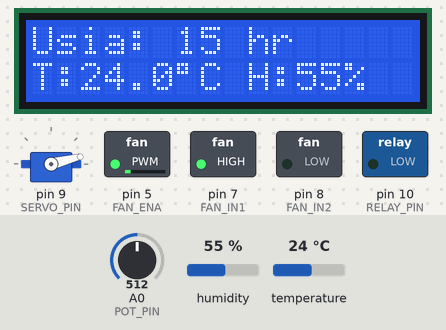
This sketch was run on a simulated Arduino Uno, built with avr-gcc and run on an emulated ATmega328P. On the bench: servo, 16×2 character LCD, switched loads named in the sketch (green lamp = pin HIGH). Inputs (shaded band) come from the test bench; at power-on: temperature 24 °C, A0 (POT_PIN) = 512, humidity 55 %. What the sketch prints to the serial monitor is not drawn.

Above: at 1.2 s.
1.3 s: temperature set to 33 °C
At 4.6 s:
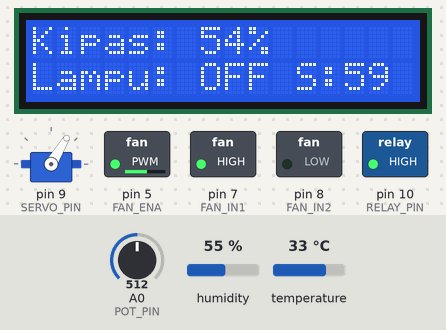
8.1 s: A0 (POT_PIN) set to 265
At 8.9 s:
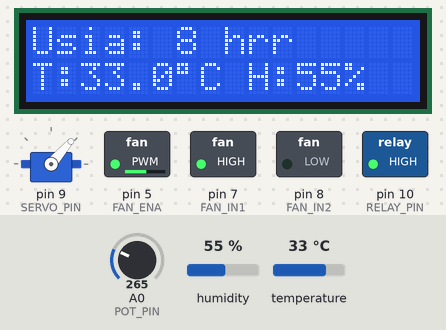
11.3 s: A0 (POT_PIN) set to 228
At 17.2 s:
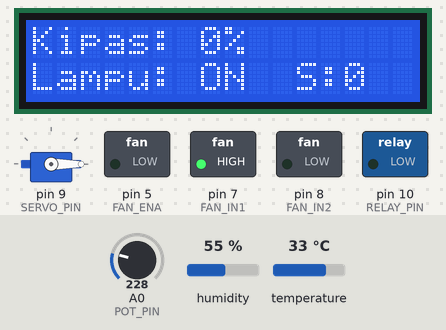
17.7 s: temperature set to 34.1 °C
At 20.2 s:
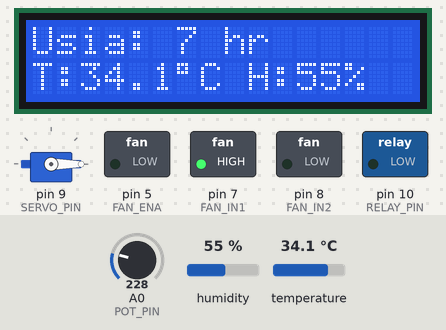
24.0 s: temperature set to 35.3 °C
At 26.4 s:
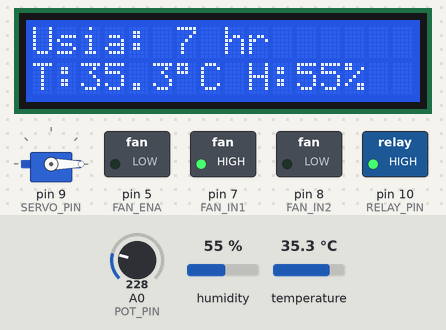
30.4 s: A0 (POT_PIN) set to 200
At 36.0 s:
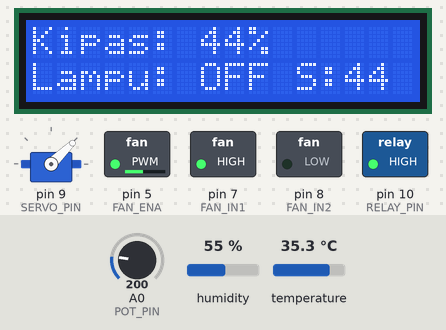
Timing chart, 0 to 37.5 s (numbered marks = the images above; inputs shaded):
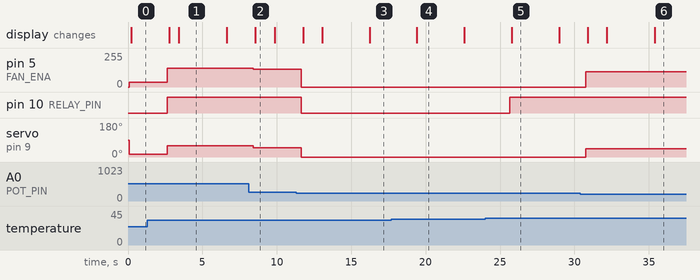

The sketch:

dht_servo_display_i2c.ino
```cpp
#include <Servo.h>
#include "DHT.h"
#include <Wire.h>
#include <hd44780.h>
#include <hd44780ioClass/hd44780_I2Cexp.h>

// --- PIN SETUP ---
#define DHTPIN 4
#define DHTTYPE DHT22
#define FAN_ENA 5
#define FAN_IN1 7
#define FAN_IN2 8
#define SERVO_PIN 9
#define POT_PIN A0
#define RELAY_PIN 10

// --- OBJEK ---
DHT dht(DHTPIN, DHTTYPE);
Servo ventilasi;
hd44780_I2Cexp lcd;

// --- VARIABEL GLOBAL ---
bool lampuNyala = false;
unsigned long previousMillis = 0;
const long interval = 3000;
int lcdPage = 0;

// --- Struct Output ---
struct Output {
  float kipas_pwm;
  float sudut_servo;
};

// Fungsi keanggotaan linear naik
float fuzzyUp(float x, float a, float b) {
  return constrain((x - a) / (b - a), 0, 1);
}

// Fungsi keanggotaan linear turun
float fuzzyDown(float x, float a, float b) {
  return constrain((b - x) / (b - a), 0, 1);
}

// Fungsi keanggotaan segitiga
float fuzzyTri(float x, float a, float b, float c) {
  if (x <= a || x >= c) return 0;
  else if (x == b) return 1;
  else if (x < b) return (x - a) / (b - a);
  else return (c - x) / (c - b);
}

// --- FIS Sugeno (36 aturan) ---
Output sugenoFIS(float suhu, float kelembapan, int usia) {
  // Fuzzifikasi
  float dingin = fuzzyDown(suhu, 25, 30);
  float normal = fuzzyUp(suhu, 28, 31) * fuzzyDown(suhu, 28, 33);
  float panas = fuzzyUp(suhu, 31, 36);

  float kering = fuzzyDown(kelembapan, 50, 60);
  float ideal = fuzzyUp(kelembapan, 50, 60) * fuzzyDown(kelembapan, 60, 70);
  float basah = fuzzyUp(kelembapan, 65, 75);

  float bayi = fuzzyDown(usia, 0, 7);
  float muda = fuzzyTri(usia, 7, 10, 14);
  float remaja = fuzzyTri(usia, 14, 18, 23);
  float tua = fuzzyUp(usia, 24, 30);

  // Aturan (36 aturan, contoh disederhanakan)
  struct Rule {
    float alpha;
    float pwm;
    float servo;
  };

  Rule rules[36];
  int i = 0;
  float suhuMF[3] = {dingin, normal, panas};
  float humMF[3] = {kering, ideal, basah};
  float usiaMF[4] = {bayi, muda, remaja, tua};
  float pwmTable[4][3][3] = {
    // bayi
    {
      {50, 80, 100},  // dingin
      {60, 100, 150}, // normal
      {80, 150, 200}  // panas
    },
    // muda
    {
      {30, 70, 100},
      {60, 120, 170},
      {100, 170, 220}
    },
    // remaja
    {
      {20, 50, 100},
      {50, 100, 180},
      {100, 180, 240}
    },
    // tua
    {
      {10, 50, 90},
      {40, 100, 180},
      {100, 180, 255}
    }
  };
  float servoTable[4][3][3] = {
    // bayi
    {
      {10, 20, 30},
      {20, 40, 60},
      {30, 60, 90}
    },
    // muda
    {
      {10, 20, 30},
      {30, 45, 60},
      {40, 60, 90}
    },
    // remaja
    {
      {10, 20, 30},
      {30, 45, 60},
      {50, 70, 90}
    },
    // tua
    {
      {10, 20, 30},
      {30, 50, 70},
      {60, 75, 90}
    }
  };

  for (int u = 0; u < 4; u++) {
    for (int s = 0; s < 3; s++) {
      for (int h = 0; h < 3; h++) {
        float alpha = min(min(suhuMF[s], humMF[h]), usiaMF[u]);
        rules[i++] = { alpha, pwmTable[u][s][h], servoTable[u][s][h] };
      }
    }
  }

  float sumAlpha = 0, sumPWM = 0, sumServo = 0;
  for (int j = 0; j < 36; j++) {
    sumAlpha += rules[j].alpha;
    sumPWM += rules[j].alpha * rules[j].pwm;
    sumServo += rules[j].alpha * rules[j].servo;
  }

  Output result;
  result.kipas_pwm = sumPWM / (sumAlpha + 0.0001);
  result.sudut_servo = sumServo / (sumAlpha + 0.0001);
  return result;
}

// Kontrol relay
void setLampu(bool nyala) {
  digitalWrite(RELAY_PIN, nyala ? LOW : HIGH);
}

void setup() {
  Serial.begin(9600);
  dht.begin();
  ventilasi.attach(SERVO_PIN);

  pinMode(FAN_ENA, OUTPUT);
  pinMode(FAN_IN1, OUTPUT);
  pinMode(FAN_IN2, OUTPUT);
  pinMode(RELAY_PIN, OUTPUT);

  lcd.begin(16, 2);
  lcd.clear();

  digitalWrite(FAN_IN1, HIGH);
  digitalWrite(FAN_IN2, LOW);
  setLampu(false);
}

void loop() {
  float suhu = dht.readTemperature();
  float kelembapan = dht.readHumidity();
  int potValue = analogRead(POT_PIN);
  int usia_ayam = map(potValue, 0, 1023, 1, 30);

  // Target suhu berdasarkan usia
  float target_suhu = (usia_ayam <= 7) ? 34 :
                      (usia_ayam <= 14) ? 30 :
                      (usia_ayam <= 23) ? 28 : 26.6;

  // Kontrol lampu dengan histeresis
  const float hysteresis = 0.5;
  if (suhu < target_suhu - hysteresis) lampuNyala = true;
  else if (suhu > target_suhu + hysteresis) lampuNyala = false;
  setLampu(lampuNyala);

  // FIS Sugeno
  Output out = sugenoFIS(suhu, kelembapan, usia_ayam);

  analogWrite(FAN_ENA, (int)out.kipas_pwm);
  ventilasi.write((int)out.sudut_servo);

  // --- SERIAL MONITOR ---
  Serial.print("Usia Ayam: "); Serial.print(usia_ayam); Serial.print(" hari | ");
  Serial.print("Target Suhu: "); Serial.print(target_suhu); Serial.print(" °C | ");
  Serial.print("Suhu: "); Serial.print(suhu); Serial.print(" °C | ");
  Serial.print("Kelembapan: "); Serial.println(kelembapan);

  Serial.print("Kipas PWM: "); Serial.print(out.kipas_pwm); Serial.println(" / 255");
  Serial.print("Sudut Ventilasi: "); Serial.print(out.sudut_servo); Serial.println("°");
  Serial.print("Lampu: "); Serial.println(lampuNyala ? "ON" : "OFF");
  Serial.println("--------------------------");

  // --- LCD ---
  unsigned long currentMillis = millis();
  if (currentMillis - previousMillis >= interval) {
    previousMillis = currentMillis;
    lcdPage = (lcdPage + 1) % 2;
    lcd.clear();
  }

  if (lcdPage == 0) {
    lcd.setCursor(0, 0);
    lcd.print("Usia: "); lcd.print(usia_ayam); lcd.print(" hr");
    lcd.setCursor(0, 1);
    lcd.print("T:"); lcd.print(suhu, 1); lcd.print((char)223); lcd.print("C ");
    lcd.print("H:"); lcd.print(kelembapan, 0); lcd.print("%");
  } else {
    lcd.setCursor(0, 0);
    lcd.print("Kipas: "); lcd.print(map(out.kipas_pwm, 0, 255, 0, 100)); lcd.print("%");
    lcd.setCursor(0, 1);
    lcd.print("Lampu: "); lcd.print(lampuNyala ? "ON " : "OFF");
    lcd.print(" S:"); lcd.print((int)out.sudut_servo);
  }

  delay(500);
}
```

Measured:
- the behaviour switches between 247 and 246 on A0 (POT_PIN) (found by bisection; images 2 and 3)
- the behaviour switches between 34.5 and 34.6 °C on temperature (found by bisection; images 4 and 5)
- the behaviour switches between 212 and 211 on A0 (POT_PIN) (found by bisection; images 5 and 6)
- after the input at 1.3 s, pin 5 (FAN_ENA): 34/255 → 139/255 after 1.3 s; pin 10 (RELAY_PIN): LOW → HIGH after 1.3 s; servo on pin 9 (SERVO_PIN): 14° → 59° after 1.3 s; the display: first changes after 1.5 s (image 1 shows a later state)
- after the input at 8.1 s, pin 5 (FAN_ENA): 139/255 → 134/255 after 0.33 s; servo on pin 9 (SERVO_PIN): 59° → 49° after 0.33 s; the display: changes after 0.47 s (image 2)
- after the input at 11.3 s, pin 5 (FAN_ENA): 134/255 → 0/255 after 0.34 s; pin 10 (RELAY_PIN): HIGH → LOW after 0.34 s; servo on pin 9 (SERVO_PIN): 49° → 0° after 0.34 s; the display: first changes after 0.47 s (image 3 shows a later state)
- after the input at 17.7 s, the display: changes after 1.7 s (image 4)
- after the input at 24.0 s, pin 10 (RELAY_PIN): LOW → HIGH after 1.6 s; the display: changes after 1.8 s (image 5)
- after the input at 30.4 s, pin 5 (FAN_ENA): 0/255 → 114/255 after 0.36 s; servo on pin 9 (SERVO_PIN): 0° → 44° after 0.36 s; the display: changes after 0.49 s (image 6)
